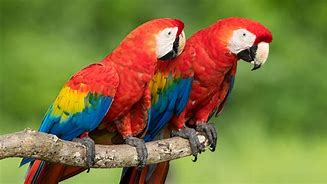
#> input picture DIP_and_CV-main/images/parrot.jpg, 327 x 184 px, found by its file name
$ jupyter execute 05_Sampling_And_Quatization.ipynb
#> lines starting #> are read from the running program, lines starting #| are printed output that depends on the picture
[cell 1]
import cv2
import numpy as np
import matplotlib.pyplot as plt

[cell 2]
# Read the image

image = cv2.imread("parrot.jpg")
#> image is the input picture: shape (184, 327, 3); mean B, G, R 62, 117.1, 125.2
image = cv2.cvtColor(image, cv2.COLOR_BGR2RGB)

### Sampling

Sampling refers to the process of converting a continuous image into a discrete representation by selecting pixel values at regular intervals. This involves defining a grid (sampling points) over the image and recording intensity values (like color or brightness) at each grid point.

The level of sampling determines the resolution of the digital image:

**Higher sampling rate:** Captures more detail, resulting in a high-resolution image.

**Lower sampling rate:** Reduces detail and may cause pixelation (loss of quality).

[cell 3]
# Define the sampling Function

def ImageSampling(image, samplingFactor):
    sampledImage = image[::samplingFactor, ::samplingFactor]
    return sampledImage

[cell 4]
ax = plt.subplot(2,3,1)
ax.set_title("Sampling factor : 1")
ax.axis('off')
plt.imshow(ImageSampling(image, samplingFactor=1))

ax = plt.subplot(2,3,2)
ax.set_title("Sampling factor : 2")
ax.axis('off')
plt.imshow(ImageSampling(image, samplingFactor=2))
#> call 2 of ImageSampling, with samplingFactor = 2
#> in ImageSampling (call 2), `sampledImage = image[::samplingFactor, ::samplingFactor]`:
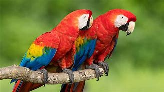
#> sampledImage: shape (92, 164, 3); mean R, G, B 125, 117.1, 62

ax = plt.subplot(2,3,3)
ax.set_title("Sampling factor : 4")
ax.axis('off')
plt.imshow(ImageSampling(image, samplingFactor=4))
#> call 3 of ImageSampling, with samplingFactor = 4
#> in ImageSampling (call 3), `sampledImage = image[::samplingFactor, ::samplingFactor]`:
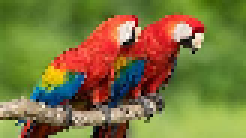
#> sampledImage: shape (46, 82, 3) (shown 3 times larger); mean R, G, B 124.8, 117.1, 61.9

ax = plt.subplot(2,3,4)
ax.set_title("Sampling factor : 8")
ax.axis('off')
plt.imshow(ImageSampling(image, samplingFactor=8))
#> call 4 of ImageSampling, with samplingFactor = 8
#> in ImageSampling (call 4), `sampledImage = image[::samplingFactor, ::samplingFactor]`:
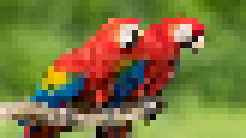
#> sampledImage: shape (23, 41, 3) (shown 6 times larger); mean R, G, B 123.5, 116.4, 61.2

ax = plt.subplot(2,3,5)
ax.set_title("Sampling factor : 16")
ax.axis('off')
plt.imshow(ImageSampling(image, samplingFactor=16))

ax = plt.subplot(2,3,6)
ax.set_title("Sampling factor : 32")
ax.axis('off')
plt.imshow(ImageSampling(image, samplingFactor=32))

plt.subplots_adjust(right= 1.3, top=1)
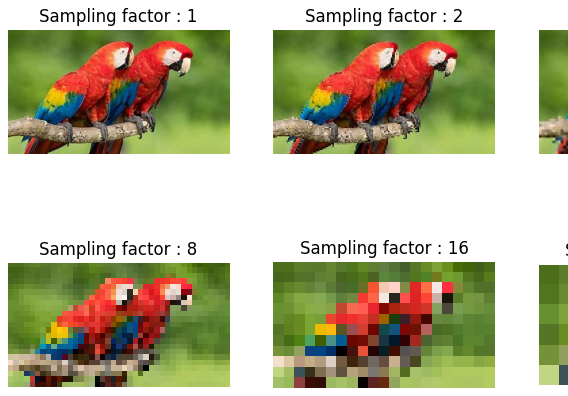
#> figure drawn by matplotlib, 6 panels

### Quantization

quantization is the process of mapping a large range of continuous intensity values (like brightness or color) to a smaller, finite range of discrete levels.

[cell 5]
# Define the quantization function

def ImageQuantization(image, levels):
    step = 255 // (levels - 1)                             # Divide by (levels-1) to get the step value for quantization
    quantized_image = np.round(image / step) * step        # Apply quantization by rounding pixel values to the nearest step
    quantized_image = np.uint8(quantized_image)
    return quantized_image

[cell 6]
image = cv2.cvtColor(image, cv2.COLOR_BGR2GRAY)
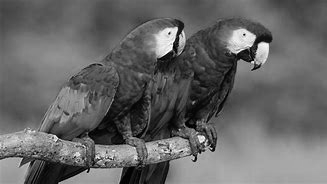
#> image: shape (184, 327); min 0, max 253, mean 101.6
levels = [256, 128, 64, 32, 16, 8, 4, 2]

fig, axs = plt.subplots(2, 4, figsize=(12, 6))

for i, level in enumerate(levels, start=1):
    ax = axs.flatten()[i-1]
    ax.set_title("Quantization levels: {}".format(level))
    ax.imshow(ImageQuantization(image, level), cmap="gray")
    ax.axis('off')

plt.show()
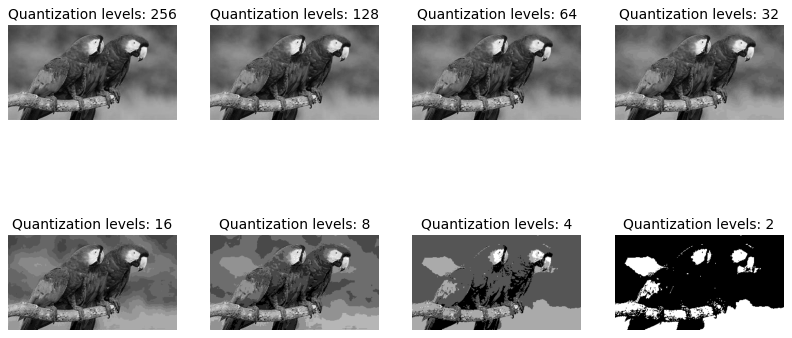
#> figure drawn by matplotlib, 8 panels
plt.savefig('Quantization.png')
